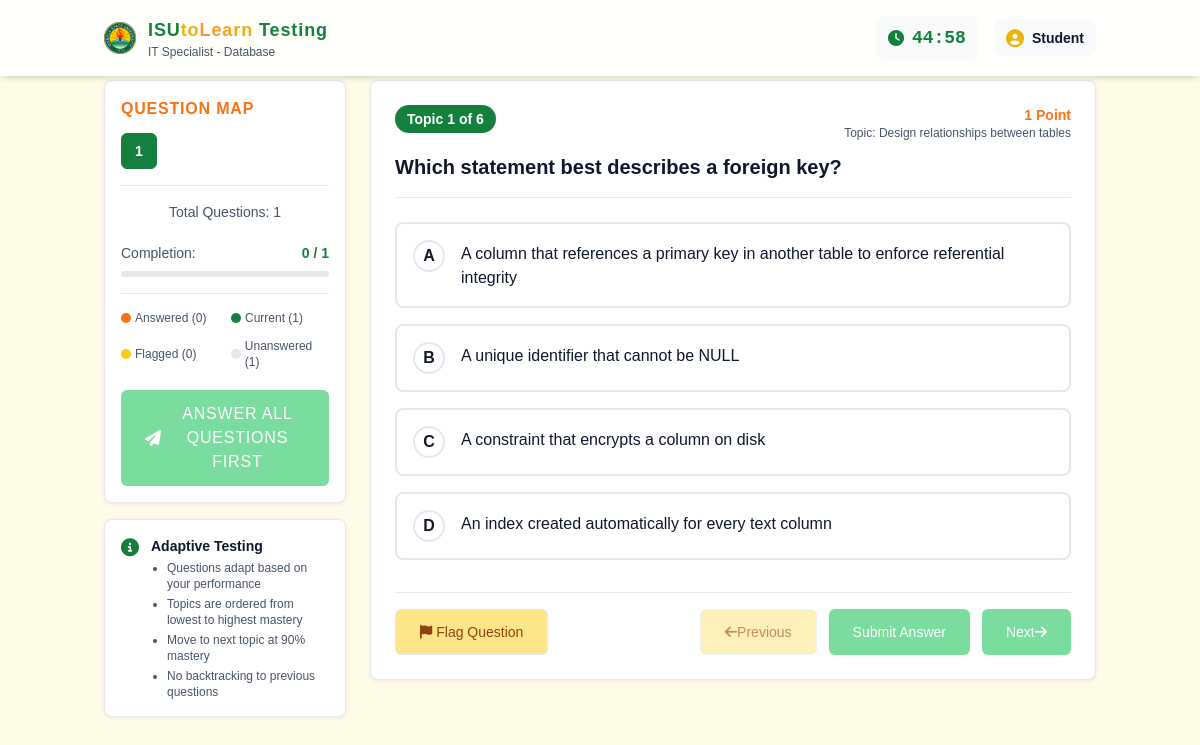
Page /Learner/testing_assessment_mode.php on the committed database.
### tables this page shows
CREATE TABLE `courses` (
  `id` int(11) NOT NULL AUTO_INCREMENT,
  `title` varchar(255) NOT NULL,
  `description` text DEFAULT NULL,
  PRIMARY KEY (`id`)
);

CREATE TABLE `questions` (
  `id` int(11) NOT NULL AUTO_INCREMENT,
  `assessment_id` int(11) NOT NULL,
  `question` text NOT NULL,
  `topic_id` int(11) NOT NULL,
  `difficulty` enum('easy','medium','hard') NOT NULL DEFAULT 'easy',
  PRIMARY KEY (`id`),
  KEY `topic_id` (`topic_id`),
  KEY `assessment_id` (`assessment_id`),
  CONSTRAINT `questions_ibfk_1` FOREIGN KEY (`topic_id`) REFERENCES `topics` (`id`) ON DELETE CASCADE,
  CONSTRAINT `questions_ibfk_2` FOREIGN KEY (`assessment_id`) REFERENCES `assessments` (`id`) ON DELETE CASCADE
);

CREATE TABLE `topics` (
  `id` int(11) NOT NULL AUTO_INCREMENT,
  `title` varchar(255) NOT NULL,
  `description` text NOT NULL,
  `content` text NOT NULL,
  `module_id` int(11) NOT NULL,
  `estimated_minute` int(11) NOT NULL,
  `total_exp` int(11) NOT NULL,
  `content_type` enum('text','image','video','code','quiz') DEFAULT 'text',
  PRIMARY KEY (`id`),
  KEY `topics_ibfk_1` (`module_id`),
  CONSTRAINT `topics_ibfk_1` FOREIGN KEY (`module_id`) REFERENCES `modules` (`id`) ON DELETE CASCADE
);

CREATE TABLE `choices` (
  `id` int(11) NOT NULL AUTO_INCREMENT,
  `choice` text NOT NULL,
  `question_id` int(11) DEFAULT NULL,
  `is_correct` tinyint(1) DEFAULT 0,
  PRIMARY KEY (`id`),
  KEY `question_id` (`question_id`),
  CONSTRAINT `choices_ibfk_1` FOREIGN KEY (`question_id`) REFERENCES `questions` (`id`) ON DELETE CASCADE
);

### Learner/testing_assessment_mode.php (the view, shortened to what the rows shown need)
<?php
include 'functions/adaptive_algorithms.php';
$course_id = isset($_GET['course_id']) ? (int)$_GET['course_id'] : 1;
$stmt = $pdo->prepare("SELECT * FROM assessments WHERE type = 'final' AND (course_id = :course_id OR course_id IS NULL) LIMIT 1");
$stmt->execute([':course_id' => $course_id]);
$final_assessment = $stmt->fetch();
$final_assessment_id = $final_assessment['id'];
$stmt = $pdo->prepare('SELECT * FROM courses WHERE id = :course_id');
$stmt->execute([':course_id' => $course_id]);
$course = $stmt->fetch();
$course_name = $course['title'];
$current_topic_index = $_SESSION['adaptive_current_topic_index'];
$current_topic_id = $_SESSION['topics_id'][$current_topic_index] ?? null;
if ($current_topic_id && !isset($_SESSION['adaptive_questions_by_topic'][$course_id][$current_topic_id])) {
    $stmt = $pdo->prepare("SELECT q.*, t.title as topic_name FROM questions q
                          JOIN topics t ON q.topic_id = t.id
                          WHERE q.assessment_id = :assessment_id AND q.topic_id = :topic_id
                          ORDER BY RAND()");
    $stmt->execute([
        ':assessment_id' => $final_assessment_id,
        ':topic_id' => $current_topic_id
    ]);
    $topic_questions = $stmt->fetchAll(PDO::FETCH_ASSOC);
}
if ($current_topic_id && isset($_SESSION['adaptive_questions_by_topic'][$course_id][$current_topic_id])) {
    $topic_questions = $_SESSION['adaptive_questions_by_topic'][$course_id][$current_topic_id];
    $current_question_index = $_SESSION['adaptive_question_index_by_topic'][$course_id][$current_topic_id];
    $current_question = $topic_questions[$current_question_index] ?? null;
} else {
    $current_question = null;
}
$current_choices = [];
if ($current_question) {
    $stmt = $pdo->prepare('SELECT * FROM choices WHERE question_id = :question_id ORDER BY id');
    $stmt->execute([':question_id' => $current_question['id']]);
    $current_choices = $stmt->fetchAll(PDO::FETCH_ASSOC);
}
?>
<!DOCTYPE html>
<html lang="en">
<head>
    <link rel="stylesheet" href="../output.css">
    <link rel="stylesheet" href="https://cdnjs.cloudflare.com/ajax/libs/font-awesome/6.4.0/css/all.min.css">
</head>
<body>
    <header class="top-0 right-0 left-0 fixed z-10 shadow-md py-4" style="background-color: var(--color-header-bg);">
        <div class="container mx-auto px-4">
            <div class="flex justify-between items-center header-content">
                <div class="flex items-center space-x-3">
                    <div>
                        <h1 class="text-base sm:text-lg font-extrabold tracking-wider truncate text-[var(--color-heading)] leading-none">
                            ISU<span class="text-[var(--color-icon)]">to</span><span class="bg-gradient-to-r bg-clip-text text-transparent from-orange-400 to-yellow-500">Learn</span>
                            Testing
                        </h1>
                        <p class="text-xs font-medium" style="color: var(--color-text-secondary);"><?= htmlspecialchars($course_name) ?></p>
                    </div>
                </div>
            </div>
        </div>
    </header>
    <main class="py-[80px]">
        <div class="container mx-auto px-4">
            <div class="grid grid-cols-1 lg:grid-cols-4 gap-6 main-content-grid">
                <div class="lg:col-span-3 question-panel">
                    <div id="question-panel" class="exam-container p-6">
                        <?php if ($current_question): ?>
                        <div class="mb-6 border-b pb-4" style="border-color: var(--color-card-border);">
                            <div class="flex justify-between items-start mb-3">
                                <div class="flex items-center space-x-3">
                                    <span id="q-status-badge" class="px-3 py-1 rounded-full text-sm font-bold"
                                          style="background-color: var(--color-heading); color: white;">
                                        Topic <?= $current_topic_index + 1 ?> of <?= count($_SESSION['topics_id'] ?? []) ?>
                                    </span>
                                </div>
                                <div class="text-right">
                                    <div class="text-sm font-semibold" style="color: var(--color-heading-secondary);">1 Point</div>
                                    <div class="text-xs" style="color: var(--color-text-secondary);">
                                        Topic: <?= htmlspecialchars($current_question['topic_name']) ?>
                                    </div>
                                </div>
                            </div>
                            <h2 class="text-xl font-bold" style="color: var(--color-text);">
                                <?= htmlspecialchars($current_question['question']) ?>
                            </h2>
                        </div>
                        <?php
                        $is_answered = isset($_SESSION['adaptive_answered_by_topic'][$course_id][$current_topic_id][$current_question_index]);
                        $selected_answer = $_SESSION['adaptive_answered_by_topic'][$course_id][$current_topic_id][$current_question_index] ?? null;
                        ?>
                        <form method="POST" action="testing_assessment_mode.php?course_id=<?= $course_id ?>" id="answer-form">
                            <div class="mb-8">
                                <div id="options-list" class="space-y-4">
                                    <?php foreach ($current_choices as $index => $choice):
                                        $letter = chr(65 + $index);
                                        $is_selected = ($selected_answer == $choice['id']);
                                    ?>
                                        <div class="option-item p-4 <?= $is_selected ? 'selected' : '' ?> <?= $is_answered ? 'answered' : '' ?>"
                                             data-option="<?= $letter ?>"
                                             data-choice-id="<?= $choice['id'] ?>"
                                             <?php if (!$is_answered): ?>onclick="selectOption(this)"<?php endif; ?>>
                                            <div class="flex items-start space-x-4">
                                                <div class="option-indicator"><?= $letter ?></div>
                                                <p class="text-base pt-0.5 font-medium" style="color: var(--color-text);">
                                                    <?= htmlspecialchars($choice['choice']) ?>
                                                </p>
                                            </div>
                                        </div>
                                    <?php endforeach; ?>
                                </div>
                            </div>
                            <div class="flex flex-col sm:flex-row justify-between items-center pt-4 border-t footer-actions" style="border-color: var(--color-card-border);">
                                <div class="flex space-x-3 mb-3 sm:mb-0">
                                    <a href="testing_assessment_mode.php?course_id=<?= $course_id ?>&toggle_flag=1"
                                       class="btn-base btn-secondary px-4 py-2 text-sm font-medium">
                                        <i class="fas fa-flag mr-1"></i>
                                        <?= ($_SESSION['adaptive_flagged_by_topic'][$course_id][$current_topic_id][$current_question_index] ?? false) ? 'Unflag Question' : 'Flag Question' ?>
                                    </a>
                                </div>
                                <div class="flex space-x-3 w-full sm:w-auto">
                                    <button class="btn-base btn-secondary w-1/3 sm:w-auto px-4 py-2 text-sm font-medium" disabled>
                                        <i class="fas fa-arrow-left"></i> Previous
                                    </button>
                                    <?php if (!$is_answered): ?>
                                        <button type="submit"
                                                id="submit-answer"
                                                class="btn-base btn-primary w-1/3 sm:w-auto px-4 py-2 text-sm font-medium"
                                                disabled>
                                            Submit Answer
                                        </button>
                                    <?php endif; ?>
                                    <?php if ($is_answered && $current_question_index < count($topic_questions) - 1): ?>
                                        <a href="testing_assessment_mode.php?course_id=<?= $course_id ?>&question_index=<?= $current_question_index + 1 ?>"
                                           class="btn-base btn-primary w-1/3 sm:w-auto px-4 py-2 text-sm font-medium">
                                            Next <i class="fas fa-arrow-right"></i>
                                        </a>
                                    <?php else: ?>
                                        <button class="btn-base btn-primary w-1/3 sm:w-auto px-4 py-2 text-sm font-medium" disabled>
                                            Next <i class="fas fa-arrow-right"></i>
                                        </button>
                                    <?php endif; ?>
                                </div>
                            </div>
                        </form>
                        <?php endif; ?>
                    </div>
                </div>
            </div>
        </div>
    </main>
</body>
</html>

### rows in the picture
courses: title "IT Specialist - Database"
questions: topic.title "Design relationships between tables", question "Which statement best describes a foreign key?"
choices: letter "A", choice "A column that references a primary key in another table to enforce referential integrity"
choices: letter "B", choice "A unique identifier that cannot be NULL"
choices: letter "C", choice "A constraint that encrypts a column on disk"
choices: letter "D", choice "An index created automatically for every text column"

### other values in the picture
$question_number "1"
$total_questions "1"
$answered_count "0"
$flagged_count "0"
$total_questions_count - $answered_count "1"
$current_topic_index + 1 "1"
count($_SESSION['topics_id'] ?? []) "6"
